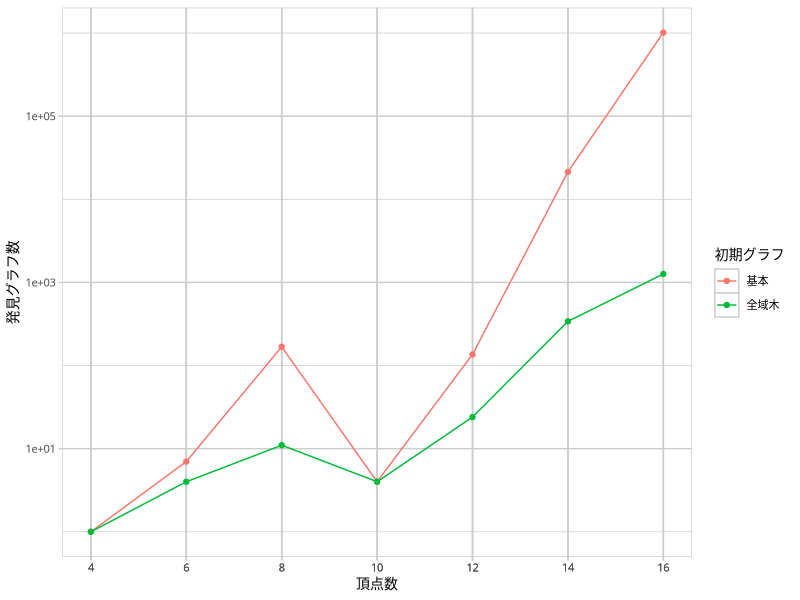

This chart was generated by the following R code:
library(readr)
library(dplyr)
library(ggplot2)

breaks <- c('basic', 'cycle', 'stree')
labels <- c('基本', '閉路', '全域木')
data <- read_csv('cmp-algo-full-mws.csv') %>%
  filter(d == 3, mgr == 'basic', srt == 'basic') %>%
  mutate(mtd = bdr) %>%
  select(n, mtd, n_graph) %>%
  mutate(mtd = factor(mtd, levels = breaks)) %>%
  arrange(mtd, n)

gp <- ggplot(data, aes(n, n_graph, color=mtd)) +
  geom_line() +
  geom_point() +
  scale_x_continuous(name = '頂点数',
                     breaks = data$n,
                     minor_breaks = NULL,
                     labels = as.character(data$n)) +
  scale_y_continuous(name = '発見グラフ数',
                     trans = 'log10') +
  scale_color_manual(name = '初期グラフ',
                     breaks = breaks,
                     labels = labels,
                     values = c('#F8766D', '#619CFF', '#00BA38')) +
  theme(text = element_text(family = 'IPAexGothic', size = 10),
        panel.background = element_rect(fill = 'white', colour = 'grey80'),
        panel.grid.major = element_line(colour = 'grey80'),
        panel.grid.minor = element_line(colour = 'grey80'),
        axis.ticks = element_line(colour = 'grey80')
        )

ggsave('the-ginitr-full-graph.pdf', gp,
       width = 15, height = 10, units = 'cm',
       device = cairo_pdf)
